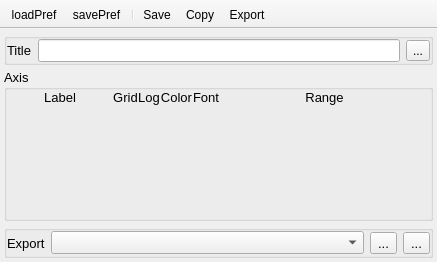
<?xml version="1.0" encoding="UTF-8"?>
<ui version="4.0">
 <class>nCustomPlot</class>
 <widget class="QMainWindow" name="nCustomPlot">
  <property name="geometry">
   <rect>
    <x>0</x>
    <y>0</y>
    <width>437</width>
    <height>262</height>
   </rect>
  </property>
  <property name="windowTitle">
   <string>Plot Preferences</string>
  </property>
  <property name="unifiedTitleAndToolBarOnMac">
   <bool>true</bool>
  </property>
  <widget class="QWidget" name="centralwidget">
   <layout class="QVBoxLayout" name="verticalLayout" stretch="0,1,0">
    <property name="spacing">
     <number>4</number>
    </property>
    <property name="leftMargin">
     <number>4</number>
    </property>
    <property name="topMargin">
     <number>4</number>
    </property>
    <property name="rightMargin">
     <number>4</number>
    </property>
    <property name="bottomMargin">
     <number>4</number>
    </property>
    <item>
     <widget class="QGroupBox" name="groupBox">
      <property name="title">
       <string/>
      </property>
      <layout class="QHBoxLayout" name="horizontalLayout_2" stretch="0,1,0">
       <property name="leftMargin">
        <number>0</number>
       </property>
       <property name="topMargin">
        <number>0</number>
       </property>
       <property name="rightMargin">
        <number>0</number>
       </property>
       <property name="bottomMargin">
        <number>0</number>
       </property>
       <item>
        <widget class="QLabel" name="label_6">
         <property name="font">
          <font>
           <pointsize>10</pointsize>
          </font>
         </property>
         <property name="text">
          <string>Title</string>
         </property>
        </widget>
       </item>
       <item>
        <widget class="QLineEdit" name="plotTitle">
         <property name="font">
          <font>
           <pointsize>10</pointsize>
          </font>
         </property>
        </widget>
       </item>
       <item>
        <widget class="QToolButton" name="fontTitle">
         <property name="text">
          <string>...</string>
         </property>
         <property name="icon">
          <iconset resource="../../neutrino-build/src/icons.qrc">
           <normaloff>:/icons/font.png</normaloff>:/icons/font.png</iconset>
         </property>
        </widget>
       </item>
      </layout>
     </widget>
    </item>
    <item>
     <widget class="QGroupBox" name="groupBox_2">
      <property name="font">
       <font>
        <pointsize>10</pointsize>
       </font>
      </property>
      <property name="title">
       <string>Axis</string>
      </property>
      <layout class="QGridLayout" name="gridLayout_4">
       <property name="leftMargin">
        <number>0</number>
       </property>
       <property name="topMargin">
        <number>0</number>
       </property>
       <property name="rightMargin">
        <number>0</number>
       </property>
       <property name="bottomMargin">
        <number>0</number>
       </property>
       <property name="verticalSpacing">
        <number>0</number>
       </property>
       <item row="0" column="0">
        <layout class="QGridLayout" name="labels_layout" columnstretch="1,0,0,0,0,2">
         <property name="verticalSpacing">
          <number>0</number>
         </property>
         <item row="0" column="4">
          <widget class="QLabel" name="label_7">
           <property name="font">
            <font>
             <pointsize>10</pointsize>
            </font>
           </property>
           <property name="text">
            <string>Font</string>
           </property>
           <property name="alignment">
            <set>Qt::AlignBottom|Qt::AlignHCenter</set>
           </property>
          </widget>
         </item>
         <item row="0" column="3">
          <widget class="QLabel" name="label_5">
           <property name="font">
            <font>
             <pointsize>10</pointsize>
            </font>
           </property>
           <property name="text">
            <string>Color</string>
           </property>
           <property name="alignment">
            <set>Qt::AlignBottom|Qt::AlignHCenter</set>
           </property>
          </widget>
         </item>
         <item row="0" column="0">
          <widget class="QLabel" name="label_2">
           <property name="font">
            <font>
             <pointsize>10</pointsize>
            </font>
           </property>
           <property name="text">
            <string>Label</string>
           </property>
           <property name="alignment">
            <set>Qt::AlignBottom|Qt::AlignHCenter</set>
           </property>
          </widget>
         </item>
         <item row="0" column="2">
          <widget class="QLabel" name="label_4">
           <property name="font">
            <font>
             <pointsize>10</pointsize>
            </font>
           </property>
           <property name="text">
            <string>Log</string>
           </property>
           <property name="alignment">
            <set>Qt::AlignBottom|Qt::AlignHCenter</set>
           </property>
          </widget>
         </item>
         <item row="0" column="1">
          <widget class="QLabel" name="label_3">
           <property name="font">
            <font>
             <pointsize>10</pointsize>
            </font>
           </property>
           <property name="text">
            <string>Grid</string>
           </property>
           <property name="alignment">
            <set>Qt::AlignBottom|Qt::AlignHCenter</set>
           </property>
          </widget>
         </item>
         <item row="0" column="5">
          <widget class="QLabel" name="label_9">
           <property name="font">
            <font>
             <pointsize>10</pointsize>
            </font>
           </property>
           <property name="text">
            <string>Range</string>
           </property>
           <property name="alignment">
            <set>Qt::AlignBottom|Qt::AlignHCenter</set>
           </property>
          </widget>
         </item>
        </layout>
       </item>
       <item row="1" column="0">
        <spacer name="verticalSpacer">
         <property name="orientation">
          <enum>Qt::Vertical</enum>
         </property>
         <property name="sizeHint" stdset="0">
          <size>
           <width>20</width>
           <height>40</height>
          </size>
         </property>
        </spacer>
       </item>
      </layout>
     </widget>
    </item>
    <item>
     <widget class="QGroupBox" name="groupBox_1">
      <property name="font">
       <font>
        <pointsize>10</pointsize>
       </font>
      </property>
      <property name="title">
       <string/>
      </property>
      <layout class="QHBoxLayout" name="horizontalLayout_3" stretch="0,1,0,0">
       <property name="leftMargin">
        <number>0</number>
       </property>
       <property name="topMargin">
        <number>0</number>
       </property>
       <property name="rightMargin">
        <number>0</number>
       </property>
       <property name="bottomMargin">
        <number>0</number>
       </property>
       <item>
        <widget class="QLabel" name="label">
         <property name="font">
          <font>
           <pointsize>10</pointsize>
          </font>
         </property>
         <property name="text">
          <string>Export</string>
         </property>
        </widget>
       </item>
       <item>
        <widget class="QComboBox" name="plotName">
         <property name="font">
          <font>
           <pointsize>10</pointsize>
          </font>
         </property>
        </widget>
       </item>
       <item>
        <widget class="QToolButton" name="saveData">
         <property name="toolTip">
          <string>Save Data</string>
         </property>
         <property name="text">
          <string>...</string>
         </property>
         <property name="icon">
          <iconset resource="../../neutrino-build/src/icons.qrc">
           <normaloff>:/icons/saveTxt.png</normaloff>:/icons/saveTxt.png</iconset>
         </property>
        </widget>
       </item>
       <item>
        <widget class="QToolButton" name="copyData">
         <property name="toolTip">
          <string>Copy Data</string>
         </property>
         <property name="text">
          <string>...</string>
         </property>
         <property name="icon">
          <iconset resource="../../neutrino-build/src/icons.qrc">
           <normaloff>:/icons/saveClipboard.png</normaloff>:/icons/saveClipboard.png</iconset>
         </property>
        </widget>
       </item>
      </layout>
     </widget>
    </item>
   </layout>
  </widget>
  <widget class="QToolBar" name="toolBar">
   <property name="windowTitle">
    <string>toolBar</string>
   </property>
   <property name="movable">
    <bool>false</bool>
   </property>
   <property name="iconSize">
    <size>
     <width>16</width>
     <height>16</height>
    </size>
   </property>
   <property name="floatable">
    <bool>false</bool>
   </property>
   <attribute name="toolBarArea">
    <enum>TopToolBarArea</enum>
   </attribute>
   <attribute name="toolBarBreak">
    <bool>false</bool>
   </attribute>
   <addaction name="actionLoadPref"/>
   <addaction name="actionSavePref"/>
   <addaction name="separator"/>
   <addaction name="actionSave"/>
   <addaction name="actionCopy"/>
   <addaction name="actionExport"/>
  </widget>
  <action name="actionCopy">
   <property name="icon">
    <iconset resource="../../neutrino-build/src/icons.qrc">
     <normaloff>:/icons/saveClipboard.png</normaloff>:/icons/saveClipboard.png</iconset>
   </property>
   <property name="text">
    <string>Copy</string>
   </property>
   <property name="toolTip">
    <string>Copy all graphs to clipboard</string>
   </property>
  </action>
  <action name="actionSave">
   <property name="icon">
    <iconset resource="../../neutrino-build/src/icons.qrc">
     <normaloff>:/icons/saveTxt.png</normaloff>:/icons/saveTxt.png</iconset>
   </property>
   <property name="text">
    <string>Save</string>
   </property>
   <property name="toolTip">
    <string>Save all graphs to text file</string>
   </property>
  </action>
  <action name="actionExport">
   <property name="icon">
    <iconset resource="../../neutrino-build/src/icons.qrc">
     <normaloff>:/icons/savePDF.png</normaloff>:/icons/savePDF.png</iconset>
   </property>
   <property name="text">
    <string>Export</string>
   </property>
   <property name="toolTip">
    <string>Export plot to file</string>
   </property>
  </action>
  <action name="actionLoadPref">
   <property name="icon">
    <iconset resource="../../neutrino-build/src/icons.qrc">
     <normaloff>:/icons/loadPref.png</normaloff>:/icons/loadPref.png</iconset>
   </property>
   <property name="text">
    <string>loadPref</string>
   </property>
   <property name="toolTip">
    <string>Load Preferences</string>
   </property>
  </action>
  <action name="actionSavePref">
   <property name="icon">
    <iconset resource="../../neutrino-build/src/icons.qrc">
     <normaloff>:/icons/savePref.png</normaloff>:/icons/savePref.png</iconset>
   </property>
   <property name="text">
    <string>savePref</string>
   </property>
   <property name="toolTip">
    <string>Save Preferences</string>
   </property>
  </action>
 </widget>
 <tabstops>
  <tabstop>plotTitle</tabstop>
  <tabstop>fontTitle</tabstop>
  <tabstop>plotName</tabstop>
  <tabstop>saveData</tabstop>
  <tabstop>copyData</tabstop>
 </tabstops>
 <resources>
  <include location="../../neutrino-build/src/icons.qrc"/>
 </resources>
 <connections/>
</ui>
